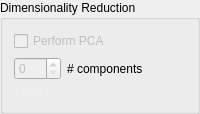
    <widget class="QGroupBox" name="PCA_Box">
     <property name="sizePolicy">
      <sizepolicy hsizetype="Maximum" vsizetype="Minimum">
       <horstretch>0</horstretch>
       <verstretch>0</verstretch>
      </sizepolicy>
     </property>
     <property name="title">
      <string>Dimensionality Reduction</string>
     </property>
     <layout class="QGridLayout" name="gridLayout_2">
      <item row="1" column="1">
       <widget class="QLabel" name="label_2">
        <property name="palette">
         <palette>
          <active>
           <colorrole role="WindowText">
            <brush brushstyle="SolidPattern">
             <color alpha="255">
              <red>0</red>
              <green>0</green>
              <blue>0</blue>
             </color>
            </brush>
           </colorrole>
           <colorrole role="Button">
            <brush brushstyle="SolidPattern">
             <color alpha="255">
              <red>140</red>
              <green>140</green>
              <blue>140</blue>
             </color>
            </brush>
           </colorrole>
           <colorrole role="Light">
            <brush brushstyle="SolidPattern">
             <color alpha="255">
              <red>210</red>
              <green>210</green>
              <blue>210</blue>
             </color>
            </brush>
           </colorrole>
           <colorrole role="Midlight">
            <brush brushstyle="SolidPattern">
             <color alpha="255">
              <red>175</red>
              <green>175</green>
              <blue>175</blue>
             </color>
            </brush>
           </colorrole>
           <colorrole role="Dark">
            <brush brushstyle="SolidPattern">
             <color alpha="255">
              <red>70</red>
              <green>70</green>
              <blue>70</blue>
             </color>
            </brush>
           </colorrole>
           <colorrole role="Mid">
            <brush brushstyle="SolidPattern">
             <color alpha="255">
              <red>93</red>
              <green>93</green>
              <blue>93</blue>
             </color>
            </brush>
           </colorrole>
           <colorrole role="Text">
            <brush brushstyle="SolidPattern">
             <color alpha="255">
              <red>0</red>
              <green>0</green>
              <blue>0</blue>
             </color>
            </brush>
           </colorrole>
           <colorrole role="BrightText">
            <brush brushstyle="SolidPattern">
             <color alpha="255">
              <red>255</red>
              <green>255</green>
              <blue>255</blue>
             </color>
            </brush>
           </colorrole>
           <colorrole role="ButtonText">
            <brush brushstyle="SolidPattern">
             <color alpha="255">
              <red>0</red>
              <green>0</green>
              <blue>0</blue>
             </color>
            </brush>
           </colorrole>
           <colorrole role="Base">
            <brush brushstyle="SolidPattern">
             <color alpha="255">
              <red>255</red>
              <green>255</green>
              <blue>255</blue>
             </color>
            </brush>
           </colorrole>
           <colorrole role="Window">
            <brush brushstyle="SolidPattern">
             <color alpha="255">
              <red>140</red>
              <green>140</green>
              <blue>140</blue>
             </color>
            </brush>
           </colorrole>
           <colorrole role="Shadow">
            <brush brushstyle="SolidPattern">
             <color alpha="255">
              <red>0</red>
              <green>0</green>
              <blue>0</blue>
             </color>
            </brush>
           </colorrole>
           <colorrole role="AlternateBase">
            <brush brushstyle="SolidPattern">
             <color alpha="255">
              <red>197</red>
              <green>197</green>
              <blue>197</blue>
             </color>
            </brush>
           </colorrole>
           <colorrole role="ToolTipBase">
            <brush brushstyle="SolidPattern">
             <color alpha="255">
              <red>255</red>
              <green>255</green>
              <blue>220</blue>
             </color>
            </brush>
           </colorrole>
           <colorrole role="ToolTipText">
            <brush brushstyle="SolidPattern">
             <color alpha="255">
              <red>0</red>
              <green>0</green>
              <blue>0</blue>
             </color>
            </brush>
           </colorrole>
           <colorrole role="PlaceholderText">
            <brush brushstyle="NoBrush">
             <color alpha="128">
              <red>0</red>
              <green>0</green>
              <blue>0</blue>
             </color>
            </brush>
           </colorrole>
          </active>
          <inactive>
           <colorrole role="WindowText">
            <brush brushstyle="SolidPattern">
             <color alpha="255">
              <red>0</red>
              <green>0</green>
              <blue>0</blue>
             </color>
            </brush>
           </colorrole>
           <colorrole role="Button">
            <brush brushstyle="SolidPattern">
             <color alpha="255">
              <red>140</red>
              <green>140</green>
              <blue>140</blue>
             </color>
            </brush>
           </colorrole>
           <colorrole role="Light">
            <brush brushstyle="SolidPattern">
             <color alpha="255">
              <red>210</red>
              <green>210</green>
              <blue>210</blue>
             </color>
            </brush>
           </colorrole>
           <colorrole role="Midlight">
            <brush brushstyle="SolidPattern">
             <color alpha="255">
              <red>175</red>
              <green>175</green>
              <blue>175</blue>
             </color>
            </brush>
           </colorrole>
           <colorrole role="Dark">
            <brush brushstyle="SolidPattern">
             <color alpha="255">
              <red>70</red>
              <green>70</green>
              <blue>70</blue>
             </color>
            </brush>
           </colorrole>
           <colorrole role="Mid">
            <brush brushstyle="SolidPattern">
             <color alpha="255">
              <red>93</red>
              <green>93</green>
              <blue>93</blue>
             </color>
            </brush>
           </colorrole>
           <colorrole role="Text">
            <brush brushstyle="SolidPattern">
             <color alpha="255">
              <red>0</red>
              <green>0</green>
              <blue>0</blue>
             </color>
            </brush>
           </colorrole>
           <colorrole role="BrightText">
            <brush brushstyle="SolidPattern">
             <color alpha="255">
              <red>255</red>
              <green>255</green>
              <blue>255</blue>
             </color>
            </brush>
           </colorrole>
           <colorrole role="ButtonText">
            <brush brushstyle="SolidPattern">
             <color alpha="255">
              <red>0</red>
              <green>0</green>
              <blue>0</blue>
             </color>
            </brush>
           </colorrole>
           <colorrole role="Base">
            <brush brushstyle="SolidPattern">
             <color alpha="255">
              <red>255</red>
              <green>255</green>
              <blue>255</blue>
             </color>
            </brush>
           </colorrole>
           <colorrole role="Window">
            <brush brushstyle="SolidPattern">
             <color alpha="255">
              <red>140</red>
              <green>140</green>
              <blue>140</blue>
             </color>
            </brush>
           </colorrole>
           <colorrole role="Shadow">
            <brush brushstyle="SolidPattern">
             <color alpha="255">
              <red>0</red>
              <green>0</green>
              <blue>0</blue>
             </color>
            </brush>
           </colorrole>
           <colorrole role="AlternateBase">
            <brush brushstyle="SolidPattern">
             <color alpha="255">
              <red>197</red>
              <green>197</green>
              <blue>197</blue>
             </color>
            </brush>
           </colorrole>
           <colorrole role="ToolTipBase">
            <brush brushstyle="SolidPattern">
             <color alpha="255">
              <red>255</red>
              <green>255</green>
              <blue>220</blue>
             </color>
            </brush>
           </colorrole>
           <colorrole role="ToolTipText">
            <brush brushstyle="SolidPattern">
             <color alpha="255">
              <red>0</red>
              <green>0</green>
              <blue>0</blue>
             </color>
            </brush>
           </colorrole>
           <colorrole role="PlaceholderText">
            <brush brushstyle="NoBrush">
             <color alpha="128">
              <red>0</red>
              <green>0</green>
              <blue>0</blue>
             </color>
            </brush>
           </colorrole>
          </inactive>
          <disabled>
           <colorrole role="WindowText">
            <brush brushstyle="SolidPattern">
             <color alpha="255">
              <red>70</red>
              <green>70</green>
              <blue>70</blue>
             </color>
            </brush>
           </colorrole>
           <colorrole role="Button">
            <brush brushstyle="SolidPattern">
             <color alpha="255">
              <red>140</red>
              <green>140</green>
              <blue>140</blue>
             </color>
            </brush>
           </colorrole>
           <colorrole role="Light">
            <brush brushstyle="SolidPattern">
             <color alpha="255">
              <red>210</red>
              <green>210</green>
              <blue>210</blue>
             </color>
            </brush>
           </colorrole>
           <colorrole role="Midlight">
            <brush brushstyle="SolidPattern">
             <color alpha="255">
              <red>175</red>
              <green>175</green>
              <blue>175</blue>
             </color>
            </brush>
           </colorrole>
           <colorrole role="Dark">
            <brush brushstyle="SolidPattern">
             <color alpha="255">
              <red>70</red>
              <green>70</green>
              <blue>70</blue>
             </color>
            </brush>
           </colorrole>
           <colorrole role="Mid">
            <brush brushstyle="SolidPattern">
             <color alpha="255">
              <red>93</red>
              <green>93</green>
              <blue>93</blue>
             </color>
            </brush>
           </colorrole>
           <colorrole role="Text">
            <brush brushstyle="SolidPattern">
             <color alpha="255">
              <red>70</red>
              <green>70</green>
              <blue>70</blue>
             </color>
            </brush>
           </colorrole>
           <colorrole role="BrightText">
            <brush brushstyle="SolidPattern">
             <color alpha="255">
              <red>255</red>
              <green>255</green>
              <blue>255</blue>
             </color>
            </brush>
           </colorrole>
           <colorrole role="ButtonText">
            <brush brushstyle="SolidPattern">
             <color alpha="255">
              <red>70</red>
              <green>70</green>
              <blue>70</blue>
             </color>
            </brush>
           </colorrole>
           <colorrole role="Base">
            <brush brushstyle="SolidPattern">
             <color alpha="255">
              <red>140</red>
              <green>140</green>
              <blue>140</blue>
             </color>
            </brush>
           </colorrole>
           <colorrole role="Window">
            <brush brushstyle="SolidPattern">
             <color alpha="255">
              <red>140</red>
              <green>140</green>
              <blue>140</blue>
             </color>
            </brush>
           </colorrole>
           <colorrole role="Shadow">
            <brush brushstyle="SolidPattern">
             <color alpha="255">
              <red>0</red>
              <green>0</green>
              <blue>0</blue>
             </color>
            </brush>
           </colorrole>
           <colorrole role="AlternateBase">
            <brush brushstyle="SolidPattern">
             <color alpha="255">
              <red>140</red>
              <green>140</green>
              <blue>140</blue>
             </color>
            </brush>
           </colorrole>
           <colorrole role="ToolTipBase">
            <brush brushstyle="SolidPattern">
             <color alpha="255">
              <red>255</red>
              <green>255</green>
              <blue>220</blue>
             </color>
            </brush>
           </colorrole>
           <colorrole role="ToolTipText">
            <brush brushstyle="SolidPattern">
             <color alpha="255">
              <red>0</red>
              <green>0</green>
              <blue>0</blue>
             </color>
            </brush>
           </colorrole>
           <colorrole role="PlaceholderText">
            <brush brushstyle="NoBrush">
             <color alpha="128">
              <red>0</red>
              <green>0</green>
              <blue>0</blue>
             </color>
            </brush>
           </colorrole>
          </disabled>
         </palette>
        </property>
        <property name="lineWidth">
         <number>0</number>
        </property>
        <property name="text">
         <string># components</string>
        </property>
       </widget>
      </item>
      <item row="0" column="0" colspan="2">
       <widget class="QCheckBox" name="cmbPCA">
        <property name="enabled">
         <bool>false</bool>
        </property>
        <property name="sizePolicy">
         <sizepolicy hsizetype="Maximum" vsizetype="Fixed">
          <horstretch>0</horstretch>
          <verstretch>0</verstretch>
         </sizepolicy>
        </property>
        <property name="text">
         <string>Perform PCA</string>
        </property>
        <property name="checked">
         <bool>false</bool>
        </property>
       </widget>
      </item>
      <item row="1" column="0">
       <widget class="QSpinBox" name="spnPCA">
        <property name="enabled">
         <bool>false</bool>
        </property>
        <property name="sizePolicy">
         <sizepolicy hsizetype="Maximum" vsizetype="Fixed">
          <horstretch>0</horstretch>
          <verstretch>0</verstretch>
         </sizepolicy>
        </property>
        <property name="maximum">
         <number>100</number>
        </property>
       </widget>
      </item>
      <item row="2" column="0">
       <widget class="QLabel" name="label_5">
        <property name="text">
         <string>&lt;html&gt;&lt;head/&gt;&lt;body&gt;&lt;p&gt;&lt;span style=&quot; color:#f0f0f0;&quot;&gt;xxxxxx&lt;/span&gt;&lt;/p&gt;&lt;/body&gt;&lt;/html&gt;</string>
        </property>
       </widget>
      </item>
     </layout>
    </widget>
